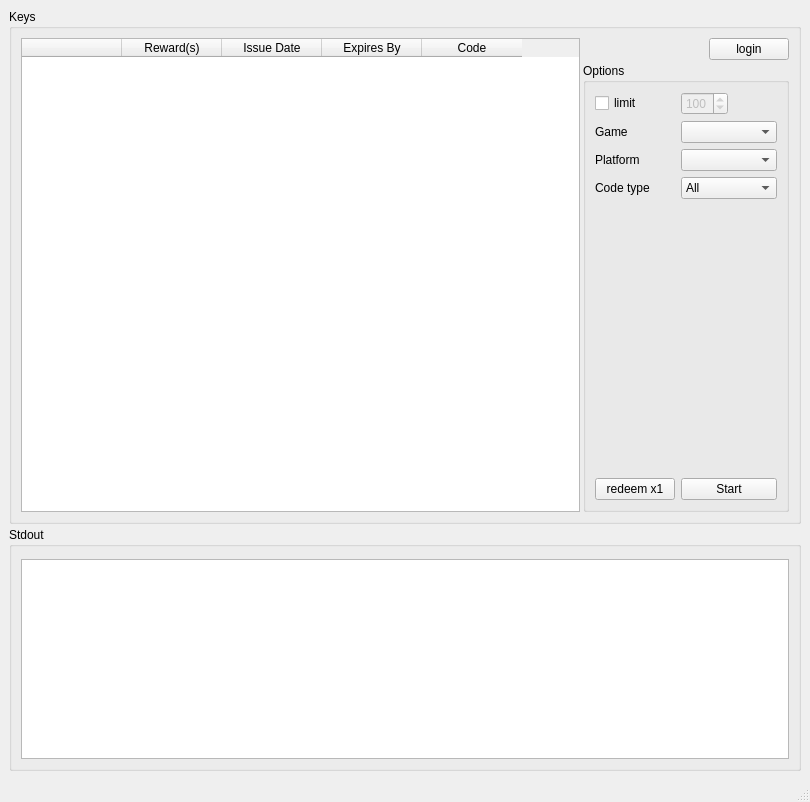
<?xml version="1.0" encoding="UTF-8"?>
<ui version="4.0">
 <class>ControlWindow</class>
 <widget class="QMainWindow" name="ControlWindow">
  <property name="geometry">
   <rect>
    <x>0</x>
    <y>0</y>
    <width>810</width>
    <height>802</height>
   </rect>
  </property>
  <property name="sizePolicy">
   <sizepolicy hsizetype="Minimum" vsizetype="Minimum">
    <horstretch>0</horstretch>
    <verstretch>0</verstretch>
   </sizepolicy>
  </property>
  <property name="windowTitle">
   <string>AutoSHiFT</string>
  </property>
  <widget class="QWidget" name="centralWidget">
   <property name="sizePolicy">
    <sizepolicy hsizetype="Minimum" vsizetype="Minimum">
     <horstretch>0</horstretch>
     <verstretch>0</verstretch>
    </sizepolicy>
   </property>
   <layout class="QVBoxLayout" name="layout_main" stretch="0,0">
    <property name="spacing">
     <number>3</number>
    </property>
    <item>
     <widget class="QGroupBox" name="key_box">
      <property name="sizePolicy">
       <sizepolicy hsizetype="Minimum" vsizetype="Minimum">
        <horstretch>0</horstretch>
        <verstretch>0</verstretch>
       </sizepolicy>
      </property>
      <property name="title">
       <string>Keys</string>
      </property>
      <layout class="QHBoxLayout" name="horizontalLayout_2" stretch="0,0">
       <property name="spacing">
        <number>3</number>
       </property>
       <item>
        <widget class="QTableWidget" name="keyTable">
         <property name="sizePolicy">
          <sizepolicy hsizetype="MinimumExpanding" vsizetype="MinimumExpanding">
           <horstretch>0</horstretch>
           <verstretch>0</verstretch>
          </sizepolicy>
         </property>
         <property name="alternatingRowColors">
          <bool>true</bool>
         </property>
         <property name="sortingEnabled">
          <bool>true</bool>
         </property>
         <attribute name="horizontalHeaderStretchLastSection">
          <bool>false</bool>
         </attribute>
         <attribute name="verticalHeaderStretchLastSection">
          <bool>false</bool>
         </attribute>
         <column>
          <property name="text">
           <string/>
          </property>
         </column>
         <column>
          <property name="text">
           <string>Reward(s)</string>
          </property>
         </column>
         <column>
          <property name="text">
           <string>Issue Date</string>
          </property>
         </column>
         <column>
          <property name="text">
           <string>Expires By</string>
          </property>
         </column>
         <column>
          <property name="text">
           <string>Code</string>
          </property>
         </column>
        </widget>
       </item>
       <item>
        <layout class="QVBoxLayout" name="verticalLayout">
         <property name="sizeConstraint">
          <enum>QLayout::SetDefaultConstraint</enum>
         </property>
         <property name="topMargin">
          <number>0</number>
         </property>
         <property name="rightMargin">
          <number>0</number>
         </property>
         <property name="bottomMargin">
          <number>0</number>
         </property>
         <item>
          <layout class="QGridLayout" name="gridLayout">
           <property name="sizeConstraint">
            <enum>QLayout::SetDefaultConstraint</enum>
           </property>
           <property name="leftMargin">
            <number>0</number>
           </property>
           <property name="topMargin">
            <number>0</number>
           </property>
           <item row="2" column="0">
            <widget class="QLabel" name="spacer">
             <property name="text">
              <string/>
             </property>
            </widget>
           </item>
           <item row="2" column="1">
            <widget class="QPushButton" name="loginButton">
             <property name="sizePolicy">
              <sizepolicy hsizetype="Fixed" vsizetype="Fixed">
               <horstretch>0</horstretch>
               <verstretch>0</verstretch>
              </sizepolicy>
             </property>
             <property name="text">
              <string>login</string>
             </property>
            </widget>
           </item>
          </layout>
         </item>
         <item>
          <widget class="QGroupBox" name="groupBox">
           <property name="title">
            <string>Options</string>
           </property>
           <layout class="QGridLayout" name="gridLayout_2">
            <item row="1" column="0">
             <widget class="QLabel" name="labelGame">
              <property name="text">
               <string>Game</string>
              </property>
             </widget>
            </item>
            <item row="1" column="1">
             <widget class="QComboBox" name="dropDGame"/>
            </item>
            <item row="2" column="0">
             <widget class="QLabel" name="labelPlatform">
              <property name="text">
               <string>Platform</string>
              </property>
             </widget>
            </item>
            <item row="0" column="0">
             <widget class="QCheckBox" name="limitCB">
              <property name="text">
               <string>limit</string>
              </property>
             </widget>
            </item>
            <item row="5" column="0">
             <widget class="QPushButton" name="redeemButton">
              <property name="toolTip">
               <string>Redeem once now</string>
              </property>
              <property name="text">
               <string>redeem x1</string>
              </property>
             </widget>
            </item>
            <item row="3" column="1">
             <widget class="QComboBox" name="dropDType">
              <property name="currentIndex">
               <number>0</number>
              </property>
              <item>
               <property name="text">
                <string>All</string>
               </property>
              </item>
              <item>
               <property name="text">
                <string>Golden</string>
               </property>
              </item>
              <item>
               <property name="text">
                <string>Non-Golden</string>
               </property>
              </item>
             </widget>
            </item>
            <item row="5" column="1">
             <widget class="QPushButton" name="controlButton">
              <property name="toolTip">
               <string>Start auto redeeming</string>
              </property>
              <property name="text">
               <string>Start</string>
              </property>
              <property name="checkable">
               <bool>true</bool>
              </property>
              <property name="checked">
               <bool>false</bool>
              </property>
              <property name="flat">
               <bool>false</bool>
              </property>
             </widget>
            </item>
            <item row="0" column="1">
             <widget class="QSpinBox" name="limitBox">
              <property name="enabled">
               <bool>false</bool>
              </property>
              <property name="sizePolicy">
               <sizepolicy hsizetype="Fixed" vsizetype="Fixed">
                <horstretch>0</horstretch>
                <verstretch>0</verstretch>
               </sizepolicy>
              </property>
              <property name="maximum">
               <number>255</number>
              </property>
              <property name="value">
               <number>100</number>
              </property>
             </widget>
            </item>
            <item row="2" column="1">
             <widget class="QComboBox" name="dropDPlatform"/>
            </item>
            <item row="4" column="1">
             <spacer name="verticalSpacer">
              <property name="orientation">
               <enum>Qt::Vertical</enum>
              </property>
              <property name="sizeHint" stdset="0">
               <size>
                <width>20</width>
                <height>40</height>
               </size>
              </property>
             </spacer>
            </item>
            <item row="3" column="0">
             <widget class="QLabel" name="label">
              <property name="text">
               <string>Code type</string>
              </property>
             </widget>
            </item>
           </layout>
          </widget>
         </item>
        </layout>
       </item>
      </layout>
     </widget>
    </item>
    <item>
     <widget class="QGroupBox" name="stdout_box">
      <property name="sizePolicy">
       <sizepolicy hsizetype="Minimum" vsizetype="Minimum">
        <horstretch>0</horstretch>
        <verstretch>0</verstretch>
       </sizepolicy>
      </property>
      <property name="title">
       <string>Stdout</string>
      </property>
      <layout class="QVBoxLayout" name="layout_std_out" stretch="0">
       <property name="spacing">
        <number>0</number>
       </property>
       <property name="topMargin">
        <number>12</number>
       </property>
       <item>
        <widget class="QAnsiTextEdit" name="std_out">
         <property name="sizePolicy">
          <sizepolicy hsizetype="Minimum" vsizetype="Fixed">
           <horstretch>0</horstretch>
           <verstretch>0</verstretch>
          </sizepolicy>
         </property>
         <property name="minimumSize">
          <size>
           <width>500</width>
           <height>200</height>
          </size>
         </property>
         <property name="maximumSize">
          <size>
           <width>16777215</width>
           <height>200</height>
          </size>
         </property>
         <property name="font">
          <font>
           <family>Monaco</family>
           <pointsize>9</pointsize>
          </font>
         </property>
         <property name="focusPolicy">
          <enum>Qt::ClickFocus</enum>
         </property>
         <property name="undoRedoEnabled">
          <bool>false</bool>
         </property>
         <property name="readOnly">
          <bool>true</bool>
         </property>
        </widget>
       </item>
      </layout>
     </widget>
    </item>
   </layout>
  </widget>
  <widget class="QStatusBar" name="statusBar">
   <property name="enabled">
    <bool>true</bool>
   </property>
  </widget>
 </widget>
 <customwidgets>
  <customwidget>
   <class>QAnsiTextEdit</class>
   <extends>QTextEdit</extends>
   <header>widgets/qansitextedit.hpp</header>
  </customwidget>
 </customwidgets>
 <resources/>
 <connections>
  <connection>
   <sender>limitCB</sender>
   <signal>toggled(bool)</signal>
   <receiver>limitBox</receiver>
   <slot>setEnabled(bool)</slot>
   <hints>
    <hint type="sourcelabel">
     <x>558</x>
     <y>49</y>
    </hint>
    <hint type="destinationlabel">
     <x>607</x>
     <y>53</y>
    </hint>
   </hints>
  </connection>
 </connections>
</ui>
